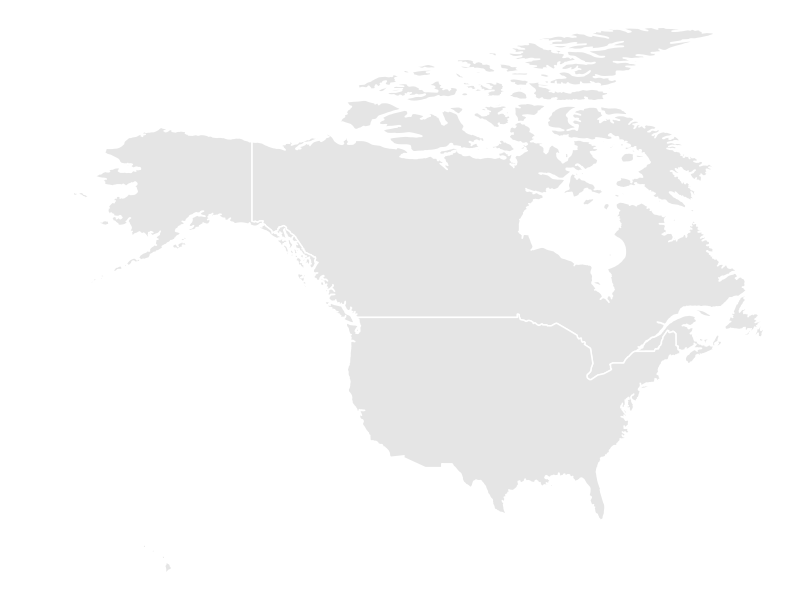
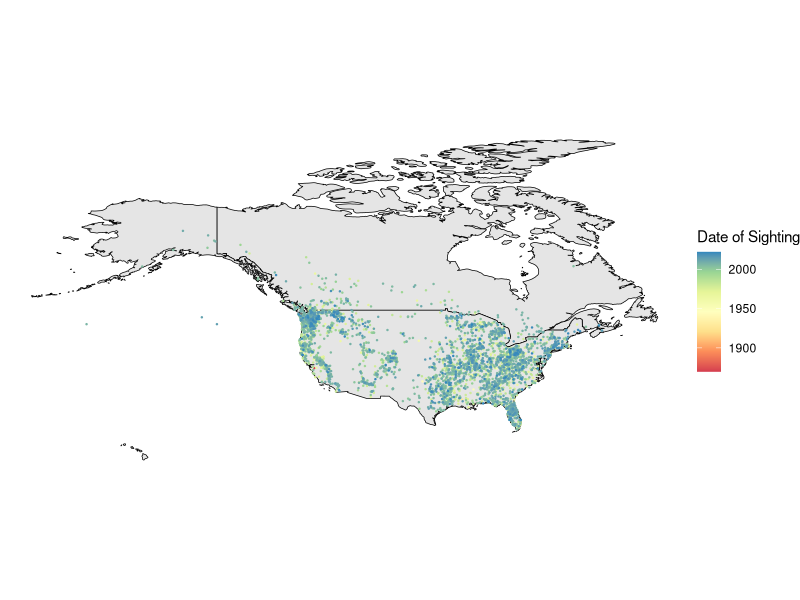
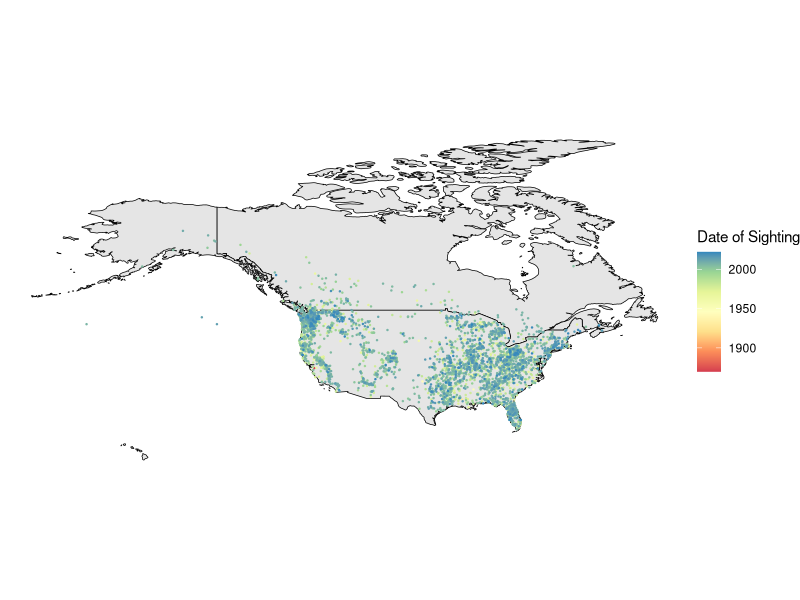

Write the R code that produced these figures, in order.

library(reshape2)
library(ggplot2)
library(cowplot)
library(scales)

bfro<-read.csv("data/bfro_locations.csv")

## covert time stamp to date
bfro$date<-sapply(1:nrow(bfro), function(x) strsplit(bfro$timestamp[x], "T")[[1]][1] )
bfro$date<-as.Date(bfro$date)

world <- map_data("world")

canusa <- subset(world, region %in% c("USA","Canada"))
## remove outlier coordinate
canusa<-canusa[which(canusa$long<0),]

ggplot() +
  geom_polygon(data = canusa, aes(x=long, y = lat, group = group), fill="grey90", color="white") +   theme_void()

# order by date so ggplot plots recent on "top"
bfro<-bfro[(order(bfro$date)),]

ggplot() +
  geom_polygon(data = canusa, aes(x=long, y = lat, group = group), fill="grey90", color="black", size=0.25) + 
  geom_point(aes(x = longitude, y = latitude, color=date),bfro, size=0.2) +
  coord_fixed(1)+
  theme_void()+scale_color_distiller(trans = "date", palette = "Spectral", direction = 1, name="Date of Sighting")+
  theme(plot.title = element_text(size = 16, face = "bold"))
ggsave("figures/bigfoot.png",  width = 9, height = 5)


